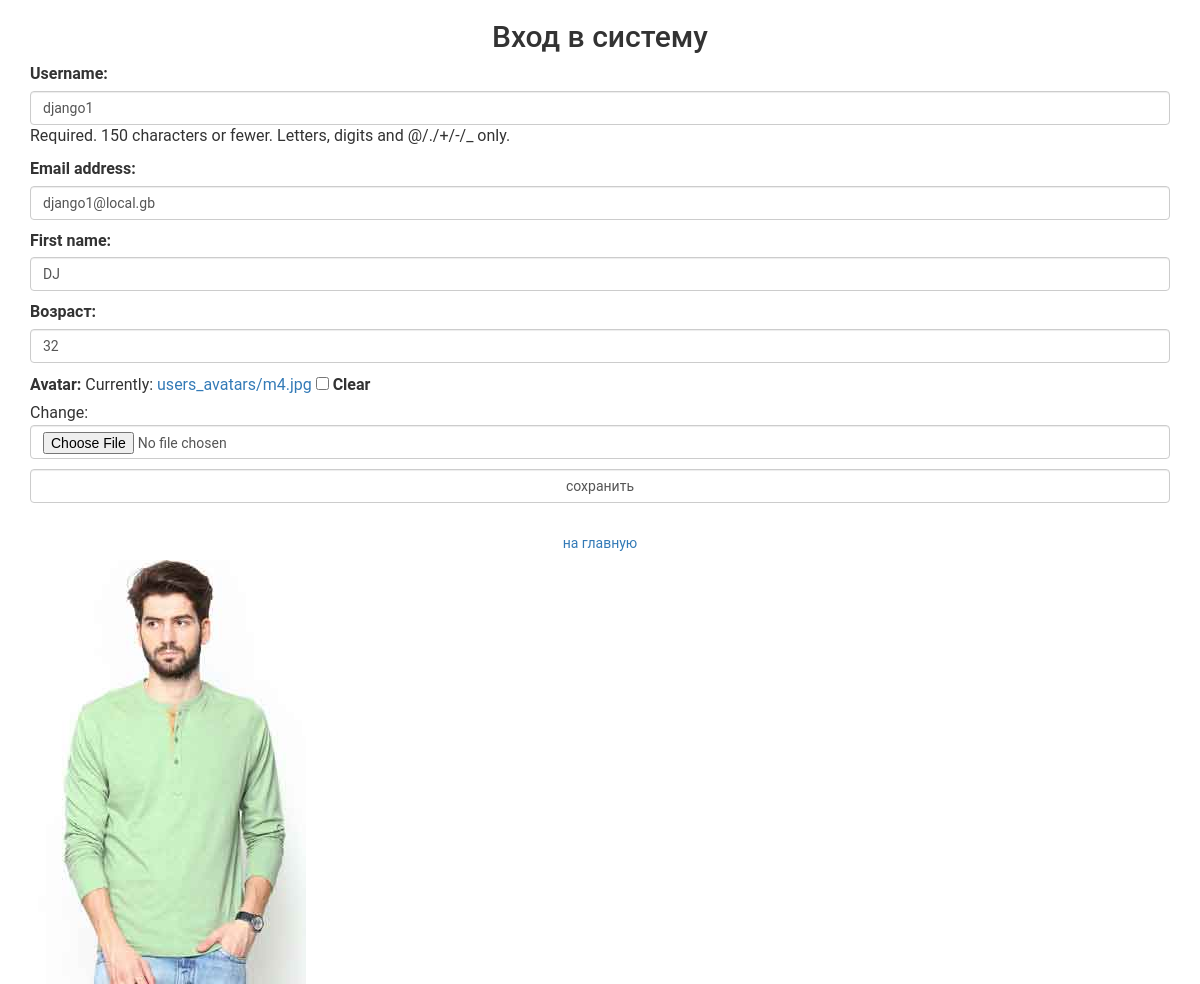
The page /auth/edit/ (signed in) on the database its author committed.
### authapp/models.py (models this page shows, shortened)
class ShopUser(AbstractUser):
    avatar = models.ImageField(upload_to='users_avatars', blank=True)
    age = models.PositiveSmallIntegerField(verbose_name='возраст')
    activation_key = models.CharField(max_length=128, blank=True)
    activation_key_expires = models.DateTimeField(auto_now_add=True, blank=True, null=True)

### authapp/views.py (the view)
# urls.py: path('edit/', authapp.edit, name='edit'),
def edit(request):
    if request.method == 'POST':
        edit_form = ShopUserEditForm(request.POST, request.FILES, instance=request.user)
        if edit_form.is_valid():
            edit_form.save()
            return HttpResponseRedirect(reverse('auth:edit'))
    else:
        edit_form = ShopUserEditForm(instance=request.user)
    content = {
        'title': 'изменить позьзователя',
        'edit_form': edit_form
    }
    return render(request, 'authapp/edit.html', content)

### authapp/forms.py (shortened to what this page needs)
class ShopUserEditForm(UserChangeForm):
    class Meta:
        model = ShopUser
        fields = ('username', 'email', 'first_name', 'age', 'avatar', 'password')
    def __init__(self, *args, **kwargs):
        super().__init__(*args, **kwargs)
        for field_name, field in self.fields.items():
            field.widget.attrs['class'] = 'form-control'
            if field_name == 'password':
                field.widget = forms.HiddenInput()

### myprojectapp/context_processors.py (called while the page is built)
def cart(request):
    cart_list = []
    if request.user.is_authenticated:
        cart_list = Cart.objects.filter(user=request.user)
    return {
        'cart': cart_list
    }

### authapp/templates/authapp/edit.html (shortened to what this page needs)
{% extends 'authapp/base.html' %}
{% block content %}
    <form action="{% url 'auth:edit' %}" method="post" class="form-horizontal" enctype="multipart/form-data">
        {{ edit_form.as_p }}
        <input type="submit" value="сохранить" class="form-control"/>
    </form>
    <br>
    <button class="btn btn-link form-control">
        <a href="{% url 'main' %}">
            на главную
        </a>
    </button>
    <div class="">
        <img src="/media/{{ user.avatar }}" alt=""/>
    </div>
{% endblock %}

### static/css/style.css (style rules this page uses)
html,body { font-family: 'Roboto', sans-serif; background:#FFF; font-size:100%; }

### rows shown on the page
ShopUser: username "django1", email "django1@local.gb", first_name "DJ", age "32", avatar (picture)
